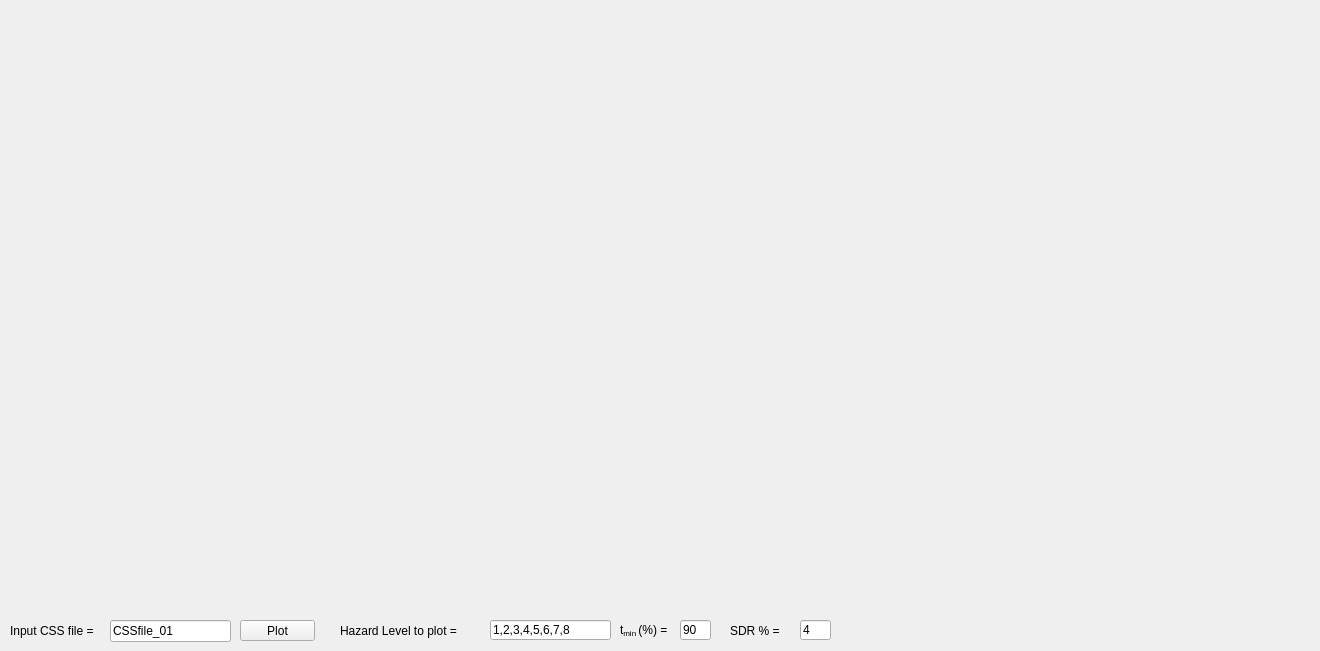
     <widget class="QWidget" name="CSS_Graph">
      <attribute name="title">
       <string>CSS Graphs</string>
      </attribute>
      <widget class="MplWidget" name="Hazard_CSS_SDR_max" native="true">
       <property name="geometry">
        <rect>
         <x>0</x>
         <y>10</y>
         <width>261</width>
         <height>611</height>
        </rect>
       </property>
      </widget>
      <widget class="MplWidget" name="Hazard_CSS_Alpha_max" native="true">
       <property name="geometry">
        <rect>
         <x>260</x>
         <y>10</y>
         <width>261</width>
         <height>611</height>
        </rect>
       </property>
      </widget>
      <widget class="QPushButton" name="PlotCSSMaxFloors">
       <property name="geometry">
        <rect>
         <x>240</x>
         <y>620</y>
         <width>75</width>
         <height>21</height>
        </rect>
       </property>
       <property name="text">
        <string>Plot</string>
       </property>
      </widget>
      <widget class="QLabel" name="label_84">
       <property name="geometry">
        <rect>
         <x>10</x>
         <y>620</y>
         <width>101</width>
         <height>21</height>
        </rect>
       </property>
       <property name="font">
        <font>
         <weight>50</weight>
         <italic>false</italic>
         <bold>false</bold>
        </font>
       </property>
       <property name="text">
        <string>Input CSS file =</string>
       </property>
      </widget>
      <widget class="QLineEdit" name="InputCSSFile_2">
       <property name="geometry">
        <rect>
         <x>110</x>
         <y>620</y>
         <width>121</width>
         <height>22</height>
        </rect>
       </property>
       <property name="text">
        <string>CSSfile_01</string>
       </property>
      </widget>
      <widget class="QLineEdit" name="SDR_limit_2">
       <property name="geometry">
        <rect>
         <x>800</x>
         <y>620</y>
         <width>31</width>
         <height>20</height>
        </rect>
       </property>
       <property name="text">
        <string>4</string>
       </property>
      </widget>
      <widget class="QLabel" name="label_105">
       <property name="geometry">
        <rect>
         <x>340</x>
         <y>620</y>
         <width>131</width>
         <height>21</height>
        </rect>
       </property>
       <property name="font">
        <font>
         <weight>50</weight>
         <italic>false</italic>
         <bold>false</bold>
        </font>
       </property>
       <property name="text">
        <string>Hazard Level to plot =</string>
       </property>
      </widget>
      <widget class="QLabel" name="label_106">
       <property name="geometry">
        <rect>
         <x>620</x>
         <y>620</y>
         <width>51</width>
         <height>20</height>
        </rect>
       </property>
       <property name="text">
        <string>&lt;html&gt;&lt;head/&gt;&lt;body&gt;&lt;p&gt;&lt;span style=&quot; font-weight:400;&quot;&gt;t&lt;/span&gt;&lt;span style=&quot; font-weight:400; vertical-align:sub;&quot;&gt;min &lt;/span&gt;&lt;span style=&quot; font-weight:400;&quot;&gt;(%) =&lt;/span&gt;&lt;/p&gt;&lt;/body&gt;&lt;/html&gt;</string>
       </property>
      </widget>
      <widget class="QLineEdit" name="t_min_2">
       <property name="geometry">
        <rect>
         <x>680</x>
         <y>620</y>
         <width>31</width>
         <height>20</height>
        </rect>
       </property>
       <property name="text">
        <string>90</string>
       </property>
      </widget>
      <widget class="QLineEdit" name="HL_Plot_2">
       <property name="geometry">
        <rect>
         <x>490</x>
         <y>620</y>
         <width>121</width>
         <height>20</height>
        </rect>
       </property>
       <property name="text">
        <string>1,2,3,4,5,6,7,8</string>
       </property>
      </widget>
      <widget class="QLabel" name="label_107">
       <property name="geometry">
        <rect>
         <x>730</x>
         <y>620</y>
         <width>71</width>
         <height>21</height>
        </rect>
       </property>
       <property name="font">
        <font>
         <weight>50</weight>
         <italic>false</italic>
         <bold>false</bold>
        </font>
       </property>
       <property name="text">
        <string>SDR % =</string>
       </property>
      </widget>
      <widget class="MplWidget" name="Hazard_CSS_Resid_despl" native="true">
       <property name="geometry">
        <rect>
         <x>780</x>
         <y>20</y>
         <width>261</width>
         <height>601</height>
        </rect>
       </property>
      </widget>
      <widget class="MplWidget" name="Hazard_CSS_Accel_max" native="true">
       <property name="geometry">
        <rect>
         <x>520</x>
         <y>10</y>
         <width>261</width>
         <height>611</height>
        </rect>
       </property>
      </widget>
      <widget class="MplWidget" name="Hazard_CSS_Vu_VnCol" native="true">
       <property name="geometry">
        <rect>
         <x>1040</x>
         <y>20</y>
         <width>271</width>
         <height>601</height>
        </rect>
       </property>
      </widget>
     </widget>
